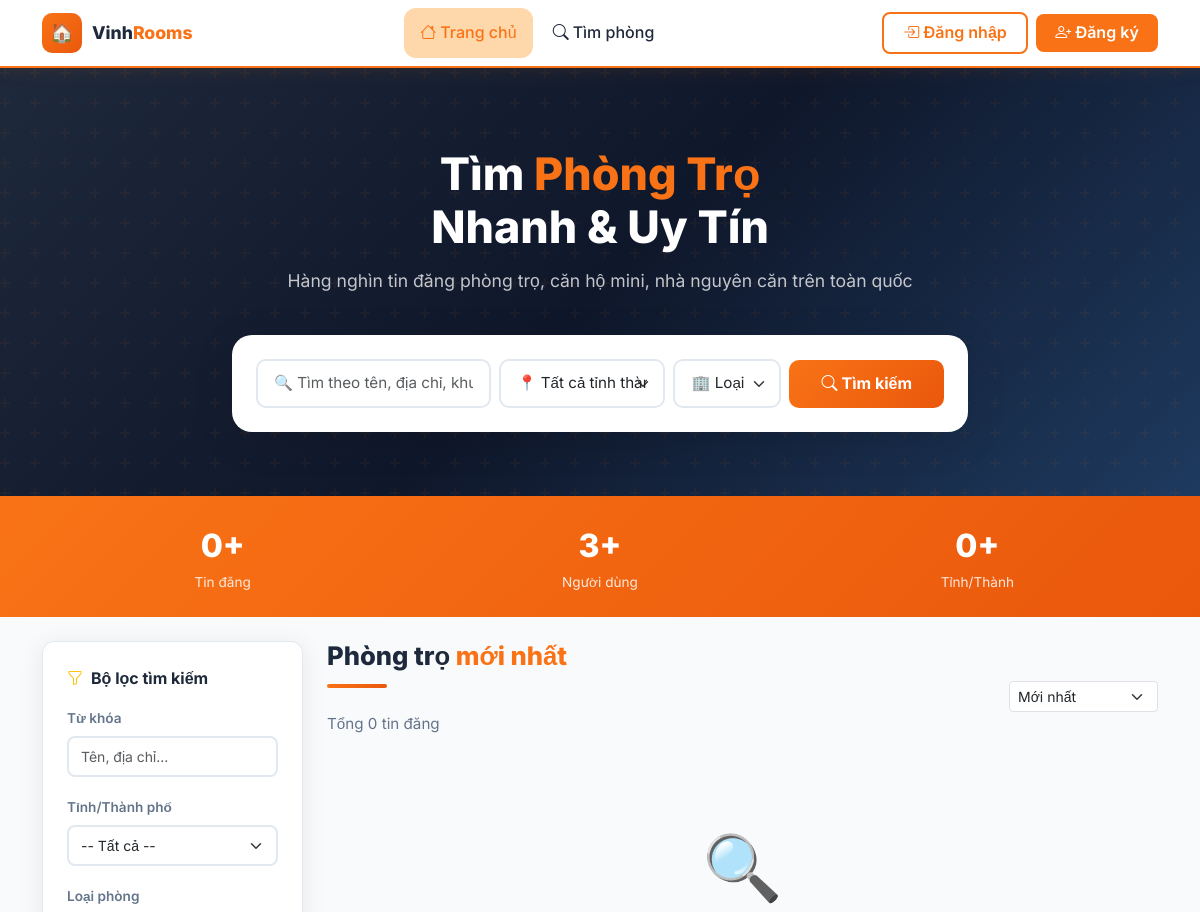
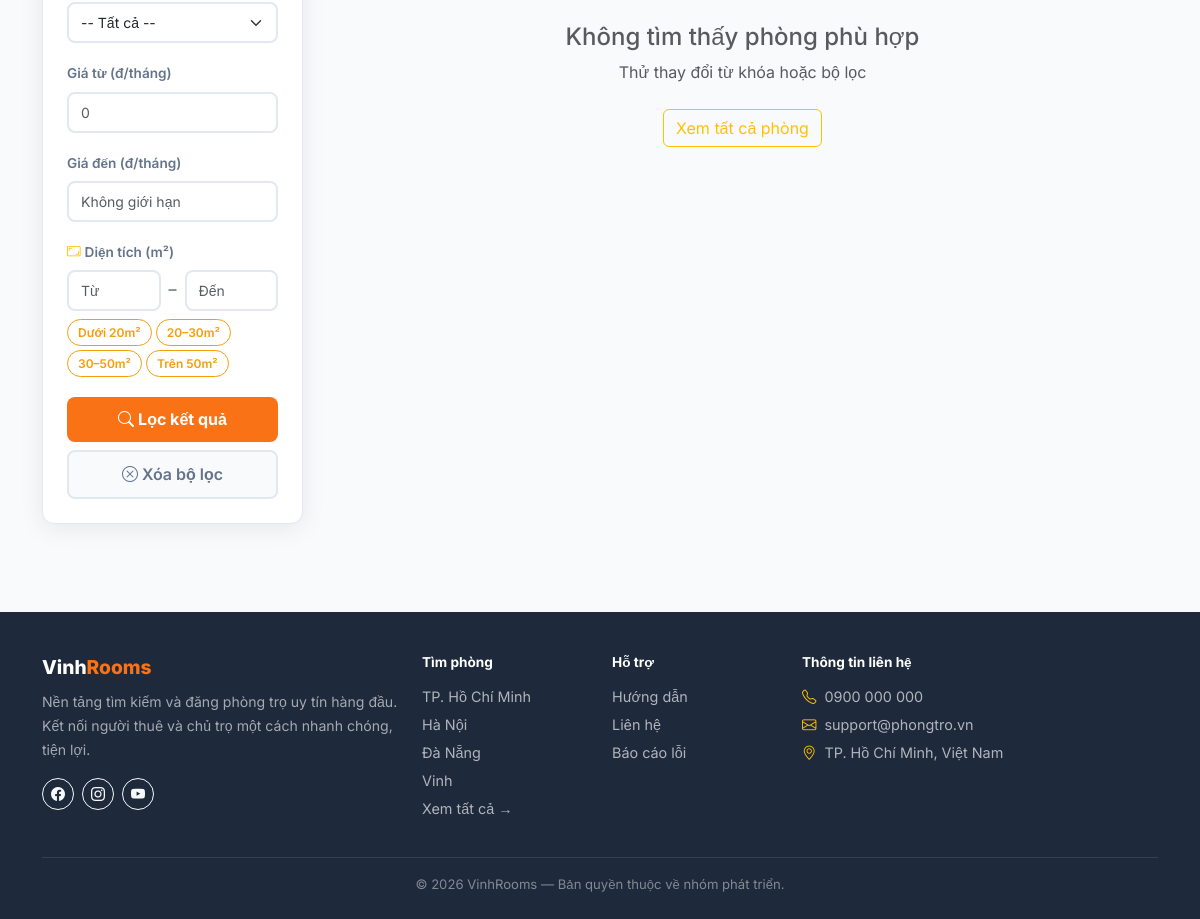
Before: / with the older database file (2 pictures, top to bottom).
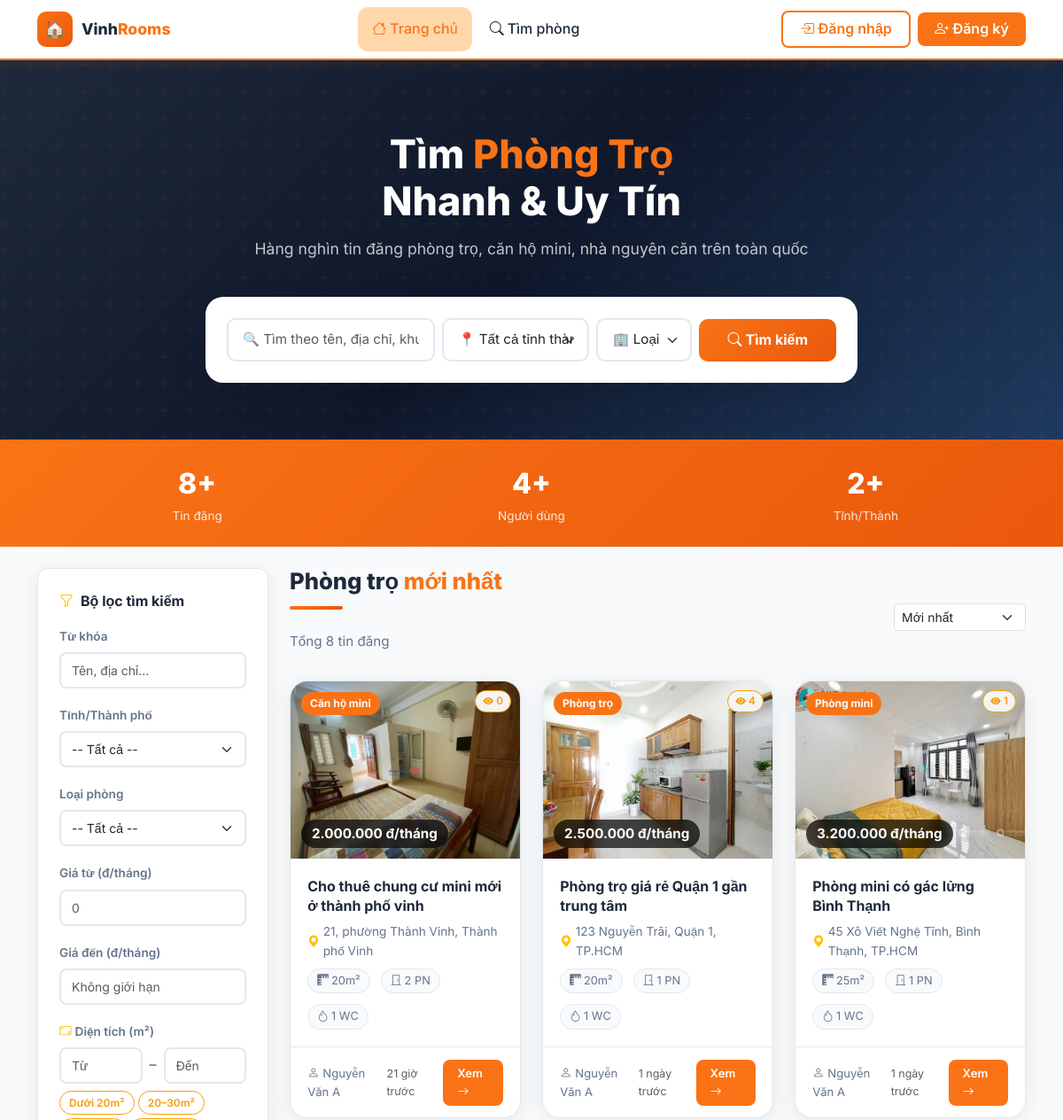
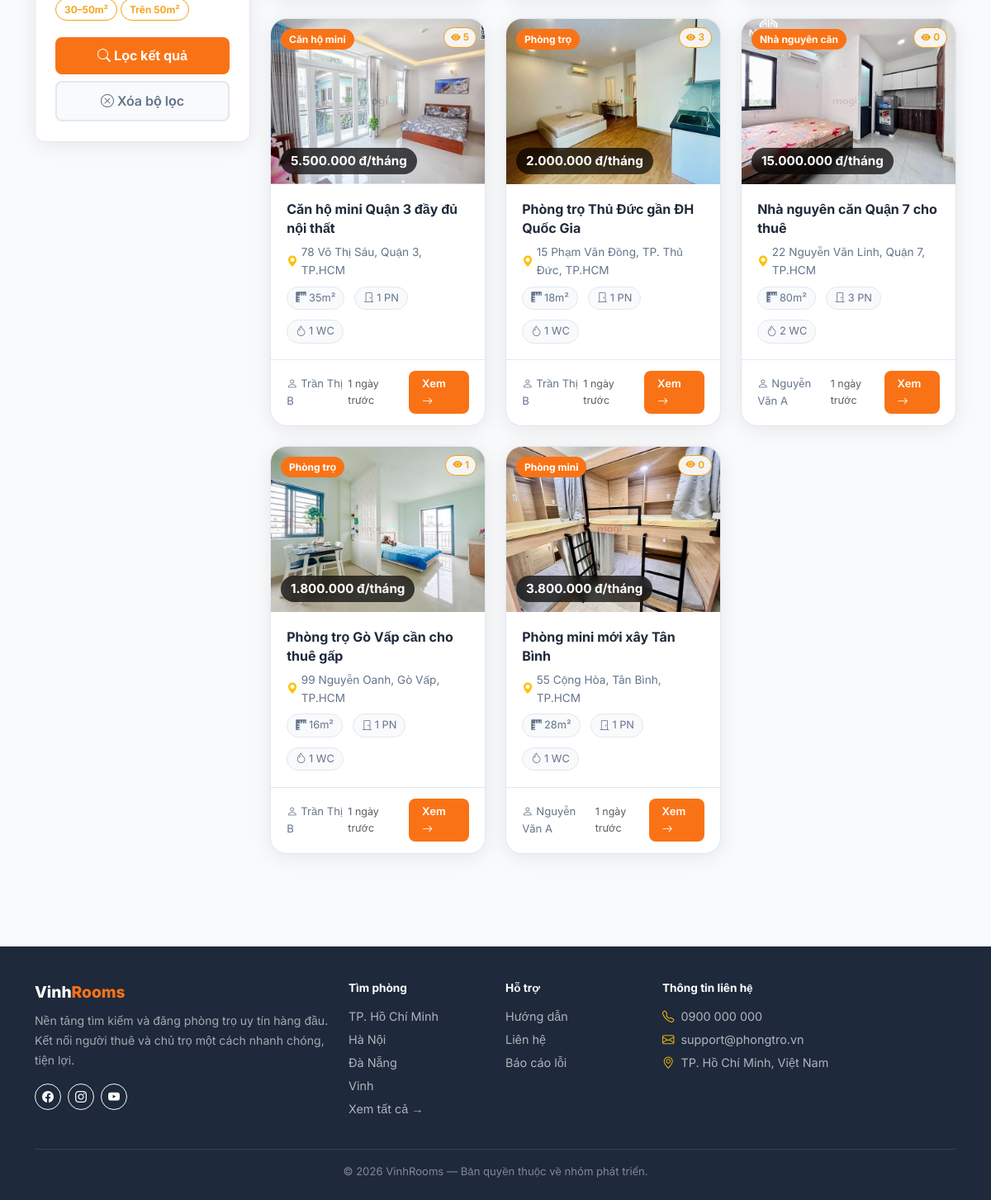
After: the same page with the newer database file (2 pictures, top to bottom).
### tables this page shows
CREATE TABLE `tin_dang` (
  `id` int(11) UNSIGNED NOT NULL,
  `phong_tro_id` int(10) UNSIGNED NOT NULL,
  `tieu_de` varchar(255) DEFAULT NULL,
  `mo_ta` text DEFAULT NULL,
  `gia` decimal(10,2) DEFAULT NULL,
  `trang_thai` enum('cho_duyet','da_duyet','bi_tu_choi','an','da_thue') DEFAULT 'da_thue',
  `luot_xem` int(11) DEFAULT 0,
  `created_at` datetime DEFAULT NULL,
  `updated_at` datetime DEFAULT NULL
);

CREATE TABLE `phong_tro` (
  `id` int(10) UNSIGNED NOT NULL,
  `user_id` int(10) UNSIGNED NOT NULL,
  `loai_phong_id` int(10) UNSIGNED DEFAULT NULL,
  `khu_vuc_id` int(10) UNSIGNED DEFAULT NULL,
  `gia_goc` decimal(12,0) NOT NULL COMMENT 'VND/tháng',
  `dien_tich` float NOT NULL COMMENT 'm2',
  `dia_chi` varchar(255) NOT NULL,
  `so_phong_ngu` tinyint(3) UNSIGNED DEFAULT 1,
  `so_wc` tinyint(3) UNSIGNED DEFAULT 1,
  `tien_nghi` text DEFAULT NULL COMMENT 'JSON hoặc text mô tả tiện nghi',
  `hinh_anh` varchar(255) DEFAULT NULL COMMENT 'Ảnh đại diện',
  `trang_thai` enum('co_san','da_cho_thue') NOT NULL DEFAULT 'co_san',
  `created_at` datetime NOT NULL DEFAULT current_timestamp(),
  `updated_at` datetime NOT NULL DEFAULT current_timestamp() ON UPDATE current_timestamp()
);

CREATE TABLE `loai_phong` (
  `id` int(10) UNSIGNED NOT NULL,
  `ten` varchar(100) NOT NULL,
  `mo_ta` text DEFAULT NULL
);

CREATE TABLE `khu_vuc` (
  `id` int(10) UNSIGNED NOT NULL,
  `tinh_thanh` varchar(100) NOT NULL,
  `phuong_xa` varchar(100) NOT NULL
);

CREATE TABLE `users` (
  `id` int(10) UNSIGNED NOT NULL,
  `username` varchar(50) NOT NULL,
  `email` varchar(100) NOT NULL,
  `password` varchar(255) NOT NULL,
  `ho_ten` varchar(100) NOT NULL,
  `so_dien_thoai` varchar(15) DEFAULT NULL,
  `dia_chi` varchar(255) DEFAULT NULL,
  `avatar` varchar(255) DEFAULT 'default_avatar.png',
  `role` enum('admin','user') NOT NULL DEFAULT 'user',
  `trang_thai` enum('active','inactive','banned') NOT NULL DEFAULT 'active',
  `created_at` datetime NOT NULL DEFAULT current_timestamp(),
  `updated_at` datetime NOT NULL DEFAULT current_timestamp() ON UPDATE current_timestamp()
);

### includes/functions.php (called while the page is built, shortened)
<?php
function formatPrice(float $price): string {
    return number_format($price, 0, ',', '.') . ' đ';
}
function timeAgo(string $datetime): string {
    $diff = time() - strtotime($datetime);
    if ($diff < 86400)   return intdiv($diff, 3600) . ' giờ trước';
    if ($diff < 2592000) return intdiv($diff, 86400) . ' ngày trước';
    return formatDate($datetime);
}
function e(string $str): string {
    return htmlspecialchars($str, ENT_QUOTES, 'UTF-8');
}
function getImageUrl(?string $filename): string {
    if ($filename[0] === '/') {
        $physicalPath = __DIR__ . '/..' . $filename;
        if (file_exists($physicalPath)) {
            return BASE_URL . $filename;
        }
        return BASE_URL . '/assets/images/no-image.svg';
    }
    if (file_exists(UPLOAD_DIR . $filename)) {
        return UPLOAD_URL . $filename;
    }
    return BASE_URL . '/assets/images/no-image.svg';
}
function paginate(int $total, int $perPage, int $current): array {
    $pages = (int)ceil($total / $perPage);
    return [
        'total'      => $total,
        'per_page'   => $perPage,
        'current'    => $current,
        'pages'      => $pages,
        'offset'     => ($current - 1) * $perPage,
        'has_prev'   => $current > 1,
        'has_next'   => $current < $pages,
    ];
}

### index.php (the view, shortened to what the changed rows need)
<?php
require_once __DIR__ . '/includes/header.php';
$db = getDB();
$totalRooms  = $db->query("SELECT COUNT(*) FROM tin_dang WHERE trang_thai='da_duyet'")->fetch_row()[0];
$totalUsers  = $db->query("SELECT COUNT(*) FROM users WHERE role='user'")->fetch_row()[0];
$totalCities = $db->query("SELECT COUNT(DISTINCT k.tinh_thanh) FROM tin_dang td JOIN phong_tro p ON td.phong_tro_id = p.id JOIN khu_vuc k ON p.khu_vuc_id = k.id WHERE td.trang_thai='da_duyet'")->fetch_row()[0];
$search      = trim($_GET['q'] ?? '');
$tinh_thanh  = trim($_GET['tinh_thanh'] ?? '');
$loai_id     = (int)($_GET['loai'] ?? 0);
$gia_min     = (int)($_GET['gia_min'] ?? 0);
$gia_max     = (int)($_GET['gia_max'] ?? 0);
$dt_min      = (int)($_GET['dt_min'] ?? 0);
$dt_max      = (int)($_GET['dt_max'] ?? 0);
$sort        = $_GET['sort'] ?? 'newest';
$page_num    = max(1, (int)($_GET['page'] ?? 1));
$per_page    = 9;
$sortOptions = [
    'newest'    => ['label' => 'Mới nhất',       'order' => 'td.created_at DESC'],
    'popular'   => ['label' => 'Xem nhiều nhất', 'order' => 'td.luot_xem DESC, td.created_at DESC'],
    'near_dhv'  => ['label' => 'Gần ĐH Vinh',    'order' => "td.created_at DESC"],
    'price_asc' => ['label' => 'Giá tăng dần',   'order' => 'td.gia ASC'],
    'price_desc'=> ['label' => 'Giá giảm dần',   'order' => 'td.gia DESC'],
];
$orderSQL = $sortOptions[$sort]['order'];
$where   = ["td.trang_thai = 'da_duyet'"];
$params  = [];
$types   = '';
$whereSQL = implode(' AND ', $where);
$countSQL = "SELECT COUNT(*) FROM tin_dang td
             JOIN phong_tro p ON td.phong_tro_id = p.id
             JOIN khu_vuc k   ON p.khu_vuc_id = k.id
             WHERE $whereSQL";
if (!empty($params)) {
    $stmt = $db->prepare($countSQL);
    $stmt->bind_param($types, ...$params);
    $stmt->execute();
    $total = $stmt->get_result()->fetch_row()[0];
    $stmt->close();
} else {
    $total = $db->query($countSQL)->fetch_row()[0];
}
$pg = paginate($total, $per_page, $page_num);
$offset  = $pg['offset'];
$roomSQL = "SELECT td.id AS tin_id, td.tieu_de, td.mo_ta, td.gia, td.luot_xem, td.trang_thai, td.created_at,
                   p.id, p.dien_tich, p.so_phong_ngu, p.so_wc, p.tien_nghi, p.hinh_anh, p.dia_chi,
                   p.gia_goc, p.user_id,
                   k.tinh_thanh, k.phuong_xa,
                   u.ho_ten AS chu_tro,
                   l.ten    AS loai_ten
            FROM tin_dang td
            JOIN phong_tro p ON td.phong_tro_id = p.id
            JOIN khu_vuc k   ON p.khu_vuc_id = k.id
            LEFT JOIN users u     ON p.user_id = u.id
            LEFT JOIN loai_phong l ON p.loai_phong_id = l.id
            WHERE $whereSQL
            ORDER BY $orderSQL
            LIMIT $per_page OFFSET $offset";
if (!empty($params)) {
    $stmt = $db->prepare($roomSQL);
    $stmt->bind_param($types, ...$params);
    $stmt->execute();
    $rooms = $stmt->get_result()->fetch_all(MYSQLI_ASSOC);
    $stmt->close();
} else {
    $rooms = $db->query($roomSQL)->fetch_all(MYSQLI_ASSOC);
}
$isSearch = $search || $tinh_thanh || $loai_id || $gia_min || $gia_max || $dt_min || $dt_max || $sort !== 'newest';
?>
<?php if (!$isSearch): ?>
<section class="hero-banner">
    <div class="container position-relative">
        <div class="row justify-content-center text-center">
            <div class="col-lg-8">
                <h1 class="hero-title">Tìm <span>Phòng Trọ</span><br>Nhanh & Uy Tín</h1>
                <p class="hero-subtitle">Hàng nghìn tin đăng phòng trọ, căn hộ mini, nhà nguyên căn trên toàn quốc</p>
                <form method="GET" action="<?= BASE_URL ?>/index.php">
                    <div class="search-box-hero">
                        <div class="row g-2 align-items-center">
                            <div class="col-12 col-md">
                                <input type="text" name="q" class="form-control form-control-lg"
                                       placeholder="🔍 Tìm theo tên, địa chỉ, khu vực..."
                                       value="<?= e($search) ?>">
                            </div>
                            <div class="col-6 col-md-3">
                                <select name="tinh_thanh" class="form-select form-select-lg">
                                    <option value="">📍 Tất cả tỉnh thành</option>
                                </select>
                            </div>
                            <div class="col-6 col-md-2">
                                <select name="loai" class="form-select form-select-lg">
                                    <option value="">🏢 Loại</option>
                                </select>
                            </div>
                            <div class="col-12 col-md-auto">
                                <button type="submit" class="btn-search-hero w-100">
                                    <i class="bi bi-search me-1"></i>Tìm kiếm
                                </button>
                            </div>
                        </div>
                    </div>
                </form>
            </div>
        </div>
    </div>
</section>
<div class="stats-bar">
    <div class="container">
        <div class="row g-3">
            <div class="col-4 stat-item">
                <div class="number"><?= number_format($totalRooms) ?>+</div>
                <div class="label">Tin đăng</div>
            </div>
            <div class="col-4 stat-item">
                <div class="number"><?= number_format($totalUsers) ?>+</div>
                <div class="label">Người dùng</div>
            </div>
            <div class="col-4 stat-item">
                <div class="number"><?= number_format($totalCities) ?>+</div>
                <div class="label">Tỉnh/Thành</div>
            </div>
        </div>
    </div>
</div>
<?php endif; ?>
<div class="container py-4">
    <div class="row g-4">
        <div class="col-lg-9">
            <div class="d-flex align-items-center justify-content-between mb-3 flex-wrap gap-2">
                <div>
                    <?php if ($isSearch): ?>
                        <h2 class="section-title mb-0">Kết quả tìm kiếm</h2>
                        <p class="section-subtitle mt-1">Tìm thấy <strong><?= $total ?></strong> tin đăng phù hợp</p>
                    <?php else: ?>
                        <h2 class="section-title mb-0">Phòng trọ <span>mới nhất</span></h2>
                        <div class="divider-primary"></div>
                        <p class="section-subtitle">Tổng <?= $total ?> tin đăng</p>
                    <?php endif; ?>
                </div>
            </div>
            <?php if (empty($rooms)): ?>
            <div class="text-center py-5">
                <div style="font-size:4rem">🔍</div>
                <h4 class="mt-3 text-muted">Không tìm thấy phòng phù hợp</h4>
                <p class="text-muted">Thử thay đổi từ khóa hoặc bộ lọc</p>
                <a href="<?= BASE_URL ?>/index.php" class="btn btn-outline-warning mt-2">Xem tất cả phòng</a>
            </div>
            <?php else: ?>
            <div class="row g-4 row-cols-1 row-cols-sm-2 row-cols-xl-3">
                <?php foreach ($rooms as $room): ?>
                <div class="col">
                    <div class="room-card h-100">
                        <div class="room-card-img">
                            <img src="<?= getImageUrl($room['hinh_anh']) ?>"
                                 alt="<?= e($room['tieu_de']) ?>"
                                 loading="lazy">
                            <span class="room-view-count <?= $room['luot_xem'] >= 100 ? 'hot' : '' ?>">
                                <i class="bi bi-eye-fill"></i>
                                <?= $room['luot_xem'] >= 1000
                                    ? number_format($room['luot_xem']/1000, 1) . 'k'
                                    : number_format($room['luot_xem']) ?>
                            </span>
                            <?php if ($room['loai_ten']): ?>
                            <div class="room-card-badge"><?= e($room['loai_ten']) ?></div>
                            <?php endif; ?>
                            <div class="room-card-price">
                                <?= formatPrice($room['gia']) ?>/tháng
                            </div>
                        </div>
                        <div class="room-card-body">
                            <a href="<?= BASE_URL ?>/room-detail.php?id=<?= $room['tin_id'] ?>" class="room-card-title">
                                <?= e($room['tieu_de']) ?>
                            </a>
                            <div class="room-card-location">
                                <i class="bi bi-geo-alt-fill text-warning"></i>
                                <?= e($room['dia_chi']) ?><?= $room['phuong_xa'] ? ', ' . e($room['phuong_xa']) : '' ?>, <?= e($room['tinh_thanh']) ?>
                            </div>
                            <div class="room-meta">
                                <span class="room-meta-item"><i class="bi bi-rulers"></i><?= $room['dien_tich'] ?>m²</span>
                                <span class="room-meta-item"><i class="bi bi-door-closed"></i><?= $room['so_phong_ngu'] ?> PN</span>
                                <span class="room-meta-item"><i class="bi bi-droplet"></i><?= $room['so_wc'] ?> WC</span>
                            </div>
                        </div>
                        <div class="room-card-footer">
                            <span><i class="bi bi-person me-1"></i><?= e($room['chu_tro']) ?></span>
                            <div class="d-flex align-items-center gap-2">
                                <span class="text-muted" style="font-size:.78rem"><?= timeAgo($room['created_at']) ?></span>
                                <a href="<?= BASE_URL ?>/room-detail.php?id=<?= $room['tin_id'] ?>" class="btn-view-detail">
                                    Xem <i class="bi bi-arrow-right"></i>
                                </a>
                            </div>
                        </div>
                    </div>
                </div>
                <?php endforeach; ?>
            </div>
            <?php endif; ?>
        </div>
    </div>
</div>
<?php require_once __DIR__ . '/includes/footer.php'; ?>

Changed rows visible on the page:
added tin_dang: phong_tro.hinh_anh (picture), luot_xem "0", loai_phong.ten "Căn hộ mini", gia "2.000.000 đ", tieu_de "Cho thuê chung cư mini mới ở thành phố vinh", phong_tro.dia_chi "21", khu_vuc.phuong_xa "phường Thành Vinh", khu_vuc.tinh_thanh "Thành phố Vinh", phong_tro.dien_tich "20", phong_tro.so_phong_ngu "2", phong_tro.so_wc "1", users.ho_ten "Nguyễn Văn A", created_at "21 giờ trước"
added tin_dang: phong_tro.hinh_anh (picture), luot_xem "4", loai_phong.ten "Phòng trọ", gia "2.500.000 đ", tieu_de "Phòng trọ giá rẻ Quận 1 gần trung tâm", phong_tro.dia_chi "123 Nguyễn Trãi", khu_vuc.phuong_xa "Quận 1", khu_vuc.tinh_thanh "TP.HCM", phong_tro.dien_tich "20", phong_tro.so_phong_ngu "1", phong_tro.so_wc "1", users.ho_ten "Nguyễn Văn A", created_at "1 ngày trước"
added tin_dang: phong_tro.hinh_anh (picture), luot_xem "1", loai_phong.ten "Phòng mini", gia "3.200.000 đ", tieu_de "Phòng mini có gác lửng Bình Thạnh", phong_tro.dia_chi "45 Xô Viết Nghệ Tĩnh", khu_vuc.phuong_xa "Bình Thạnh", khu_vuc.tinh_thanh "TP.HCM", phong_tro.dien_tich "25", phong_tro.so_phong_ngu "1", phong_tro.so_wc "1", users.ho_ten "Nguyễn Văn A", created_at "1 ngày trước"
added tin_dang: phong_tro.hinh_anh (picture), luot_xem "5", loai_phong.ten "Căn hộ mini", gia "5.500.000 đ", tieu_de "Căn hộ mini Quận 3 đầy đủ nội thất", phong_tro.dia_chi "78 Võ Thị Sáu", khu_vuc.phuong_xa "Quận 3", khu_vuc.tinh_thanh "TP.HCM", phong_tro.dien_tich "35", phong_tro.so_phong_ngu "1", phong_tro.so_wc "1", users.ho_ten "Trần Thị B", created_at "1 ngày trước"
added tin_dang: phong_tro.hinh_anh (picture), luot_xem "3", loai_phong.ten "Phòng trọ", gia "2.000.000 đ", tieu_de "Phòng trọ Thủ Đức gần ĐH Quốc Gia", phong_tro.dia_chi "15 Phạm Văn Đồng", khu_vuc.phuong_xa "TP. Thủ Đức", khu_vuc.tinh_thanh "TP.HCM", phong_tro.dien_tich "18", phong_tro.so_phong_ngu "1", phong_tro.so_wc "1", users.ho_ten "Trần Thị B", created_at "1 ngày trước"
added tin_dang: phong_tro.hinh_anh (picture), luot_xem "0", loai_phong.ten "Nhà nguyên căn", gia "15.000.000 đ", tieu_de "Nhà nguyên căn Quận 7 cho thuê", phong_tro.dia_chi "22 Nguyễn Văn Linh", khu_vuc.phuong_xa "Quận 7", khu_vuc.tinh_thanh "TP.HCM", phong_tro.dien_tich "80", phong_tro.so_phong_ngu "3", phong_tro.so_wc "2", users.ho_ten "Nguyễn Văn A", created_at "1 ngày trước"
added tin_dang: phong_tro.hinh_anh (picture), luot_xem "1", loai_phong.ten "Phòng trọ", gia "1.800.000 đ", tieu_de "Phòng trọ Gò Vấp cần cho thuê gấp", phong_tro.dia_chi "99 Nguyễn Oanh", khu_vuc.phuong_xa "Gò Vấp", khu_vuc.tinh_thanh "TP.HCM", phong_tro.dien_tich "16", phong_tro.so_phong_ngu "1", phong_tro.so_wc "1", users.ho_ten "Trần Thị B", created_at "1 ngày trước"
added tin_dang: phong_tro.hinh_anh (picture), luot_xem "0", loai_phong.ten "Phòng mini", gia "3.800.000 đ", tieu_de "Phòng mini mới xây Tân Bình", phong_tro.dia_chi "55 Cộng Hòa", khu_vuc.phuong_xa "Tân Bình", khu_vuc.tinh_thanh "TP.HCM", phong_tro.dien_tich "28", phong_tro.so_phong_ngu "1", phong_tro.so_wc "1", users.ho_ten "Nguyễn Văn A", created_at "1 ngày trước"
Other visible differences:
$totalRooms: "0" → "8"
$totalUsers: "3" → "4"
$totalCities: "0" → "2"
$total: "0" → "8"
text no longer shown: "🔍 Không tìm thấy phòng phù hợp Thử thay đổi từ khóa hoặc bộ lọc Xem tất cả phòng"
